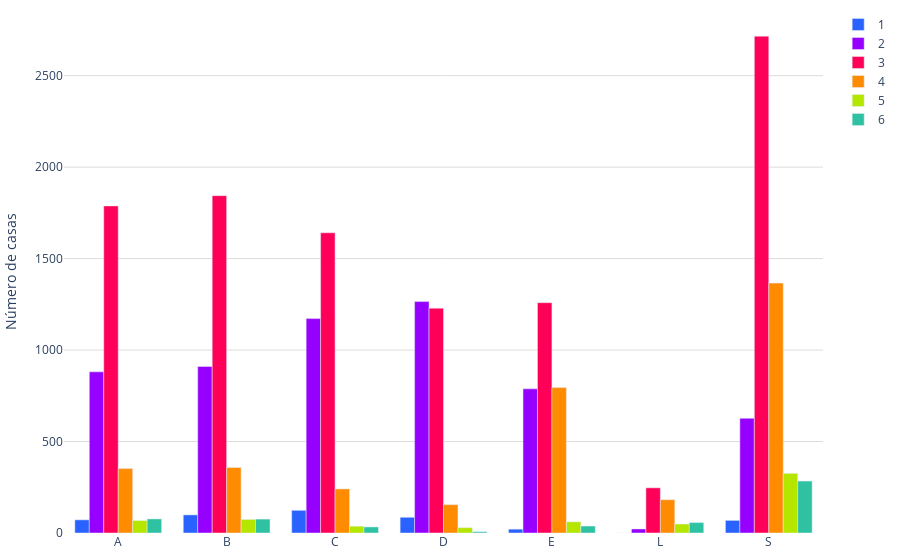

Notebook source saved alongside this figure:
### Code cell
def sumar_tablas(dataframes_list):
    tabla_suma = None
    
    for df in dataframes_list:
        tabla_actual = df.groupby(['Recamaras', 'segmento']).size().unstack(fill_value=0)
        
        if tabla_suma is None:
            tabla_suma = tabla_actual
        else:
            tabla_suma = tabla_suma.add(tabla_actual, fill_value=0)
    
    print("Tabla general de frecuencia:")
    print(tabla_suma)
    
    fig = graficar_tabla(tabla_suma)
    
    # Guardar la gráfica como archivo HTML
    guardar_grafico_como_html(fig, 'g_bar_recamaras_puebla', carpeta='graficas')
    
    return fig

colores = ['#2962ff', '#9500ff', '#ff0059', '#ff8c00', '#b4e600', '#2EC2A2','#E50CB6','#4225CF','#2CBA4D']

def graficar_tabla(tabla):
    segmentos = tabla.index
    banos = tabla.columns
    
    fig = go.Figure()
    
    for i, segmento in enumerate(segmentos):
        color = colores[i % len(colores)]
        fig.add_trace(go.Bar(
            x=banos,
            y=tabla.loc[segmento],
            name=segmento,
            marker_color=color
        ))
    
    fig.update_layout(
        #title="M2 de Terreno",
        #xaxis_title="Rango de M2",
        yaxis=dict(
            title="Número de casas",
            gridcolor='#dddcda', # Color de las líneas que dividen los rangos del eje Y
            gridwidth=1,
        ),
        
        plot_bgcolor='rgba(0,0,0,0)',  # Color de fondo del gráfico
        margin=dict(l=10, r=10, t=10, b=10), # Ajusta los márgenes (left, right, top, bottom)
    )

    
    fig.show()    
    return fig

def guardar_grafico_como_html(fig, nombre_archivo, carpeta='graficas'):
    # Crear la carpeta si no existe
    if not os.path.exists(carpeta):
        os.makedirs(carpeta)
    
    # Guardar la gráfica como archivo HTML en la carpeta especificada
    pio.write_html(fig, f'{carpeta}/{nombre_archivo}.html')
    # pio.write_html(fig, f'{carpeta}/{nombre_archivo}.png')

# Llamar a la función sumar_tablas con la lista de DataFrames como argumento
fig = sumar_tablas(dataframes_list)

### Figure 1 — Plotly figure (JSON) as saved in the notebook; plotly's stock layout.template omitted (floating-point values rounded to 4 significant figures)
{"data": [{"marker": {"color": "#2962ff"}, "name": "1", "type": "bar", "x": ["A", "B", "C", "D", "E", "L", "S"], "y": [72, 99, 124, 86, 21, 0, 69]}, {"marker": {"color": "#9500ff"}, "name": "2", "type": "bar", "x": ["A", "B", "C", "D", "E", "L", "S"], "y": [881, 910, 1172, 1265, 788, 22, 627]}, {"marker": {"color": "#ff0059"}, "name": "3", "type": "bar", "x": ["A", "B", "C", "D", "E", "L", "S"], "y": [1788, 1844, 1641, 1229, 1259, 247, 2716]}, {"marker": {"color": "#ff8c00"}, "name": "4", "type": "bar", "x": ["A", "B", "C", "D", "E", "L", "S"], "y": [352, 358, 241, 155, 795, 182, 1366]}, {"marker": {"color": "#b4e600"}, "name": "5", "type": "bar", "x": ["A", "B", "C", "D", "E", "L", "S"], "y": [68, 74, 37, 29, 61, 49, 326]}, {"marker": {"color": "#2EC2A2"}, "name": "6", "type": "bar", "x": ["A", "B", "C", "D", "E", "L", "S"], "y": [77, 76, 33, 7, 38, 57, 284]}], "layout": {"margin": {"b": 10, "l": 10, "r": 10, "t": 10}, "plot_bgcolor": "rgba(0,0,0,0)", "yaxis": {"gridcolor": "#dddcda", "gridwidth": 1, "title": {"text": "Número de casas"}}}}
